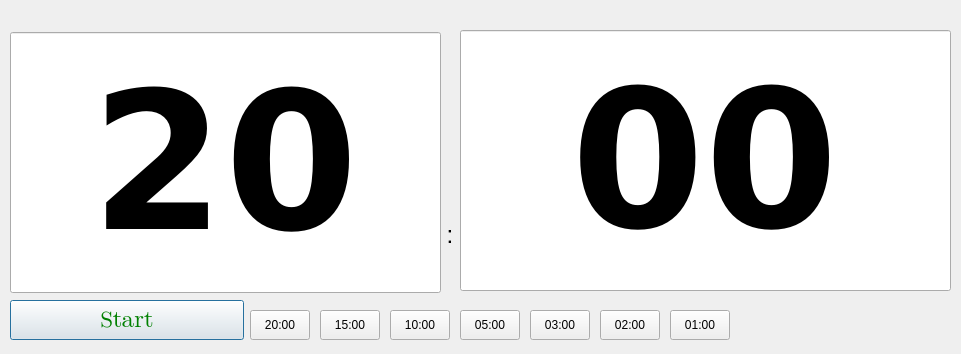
<?xml version="1.0" encoding="UTF-8"?>
<ui version="4.0">
 <class>Dialog</class>
 <widget class="QDialog" name="Dialog">
  <property name="geometry">
   <rect>
    <x>0</x>
    <y>0</y>
    <width>961</width>
    <height>354</height>
   </rect>
  </property>
  <property name="sizePolicy">
   <sizepolicy hsizetype="Fixed" vsizetype="Fixed">
    <horstretch>0</horstretch>
    <verstretch>0</verstretch>
   </sizepolicy>
  </property>
  <property name="windowTitle">
   <string>Timer</string>
  </property>
  <widget class="QPushButton" name="controlButton">
   <property name="geometry">
    <rect>
     <x>10</x>
     <y>300</y>
     <width>234</width>
     <height>40</height>
    </rect>
   </property>
   <property name="baseSize">
    <size>
     <width>0</width>
     <height>0</height>
    </size>
   </property>
   <property name="font">
    <font>
     <family>Apple Color Emoji</family>
     <pointsize>18</pointsize>
    </font>
   </property>
   <property name="styleSheet">
    <string notr="true">color: green; </string>
   </property>
   <property name="text">
    <string>Start</string>
   </property>
  </widget>
  <widget class="QLineEdit" name="textMin">
   <property name="geometry">
    <rect>
     <x>10</x>
     <y>32</y>
     <width>431</width>
     <height>261</height>
    </rect>
   </property>
   <property name="font">
    <font>
     <family>DejaVu Sans</family>
     <pointsize>144</pointsize>
     <weight>75</weight>
     <bold>true</bold>
     <kerning>false</kerning>
    </font>
   </property>
   <property name="text">
    <string>20</string>
   </property>
   <property name="maxLength">
    <number>3</number>
   </property>
   <property name="alignment">
    <set>Qt::AlignCenter</set>
   </property>
  </widget>
  <widget class="QLineEdit" name="textSec">
   <property name="geometry">
    <rect>
     <x>460</x>
     <y>30</y>
     <width>491</width>
     <height>261</height>
    </rect>
   </property>
   <property name="font">
    <font>
     <family>DejaVu Sans</family>
     <pointsize>144</pointsize>
     <weight>75</weight>
     <bold>true</bold>
    </font>
   </property>
   <property name="text">
    <string>00</string>
   </property>
   <property name="maxLength">
    <number>3</number>
   </property>
   <property name="alignment">
    <set>Qt::AlignCenter</set>
   </property>
  </widget>
  <widget class="QLabel" name="label">
   <property name="geometry">
    <rect>
     <x>440</x>
     <y>220</y>
     <width>20</width>
     <height>30</height>
    </rect>
   </property>
   <property name="font">
    <font>
     <pointsize>18</pointsize>
    </font>
   </property>
   <property name="text">
    <string>:</string>
   </property>
   <property name="alignment">
    <set>Qt::AlignCenter</set>
   </property>
  </widget>
  <widget class="QPushButton" name="preset20">
   <property name="geometry">
    <rect>
     <x>250</x>
     <y>310</y>
     <width>60</width>
     <height>30</height>
    </rect>
   </property>
   <property name="text">
    <string>20:00</string>
   </property>
  </widget>
  <widget class="QPushButton" name="preset15">
   <property name="geometry">
    <rect>
     <x>320</x>
     <y>310</y>
     <width>60</width>
     <height>30</height>
    </rect>
   </property>
   <property name="text">
    <string>15:00</string>
   </property>
  </widget>
  <widget class="QPushButton" name="preset10">
   <property name="geometry">
    <rect>
     <x>390</x>
     <y>310</y>
     <width>60</width>
     <height>30</height>
    </rect>
   </property>
   <property name="text">
    <string>10:00</string>
   </property>
  </widget>
  <widget class="QPushButton" name="preset05">
   <property name="geometry">
    <rect>
     <x>460</x>
     <y>310</y>
     <width>60</width>
     <height>30</height>
    </rect>
   </property>
   <property name="text">
    <string>05:00</string>
   </property>
  </widget>
  <widget class="QPushButton" name="preset03">
   <property name="geometry">
    <rect>
     <x>530</x>
     <y>310</y>
     <width>60</width>
     <height>30</height>
    </rect>
   </property>
   <property name="text">
    <string>03:00</string>
   </property>
  </widget>
  <widget class="QPushButton" name="preset02">
   <property name="geometry">
    <rect>
     <x>600</x>
     <y>310</y>
     <width>60</width>
     <height>30</height>
    </rect>
   </property>
   <property name="text">
    <string>02:00</string>
   </property>
  </widget>
  <widget class="QPushButton" name="preset01">
   <property name="geometry">
    <rect>
     <x>670</x>
     <y>310</y>
     <width>60</width>
     <height>30</height>
    </rect>
   </property>
   <property name="text">
    <string>01:00</string>
   </property>
  </widget>
 </widget>
 <layoutdefault spacing="6" margin="11"/>
 <resources/>
 <connections/>
</ui>
